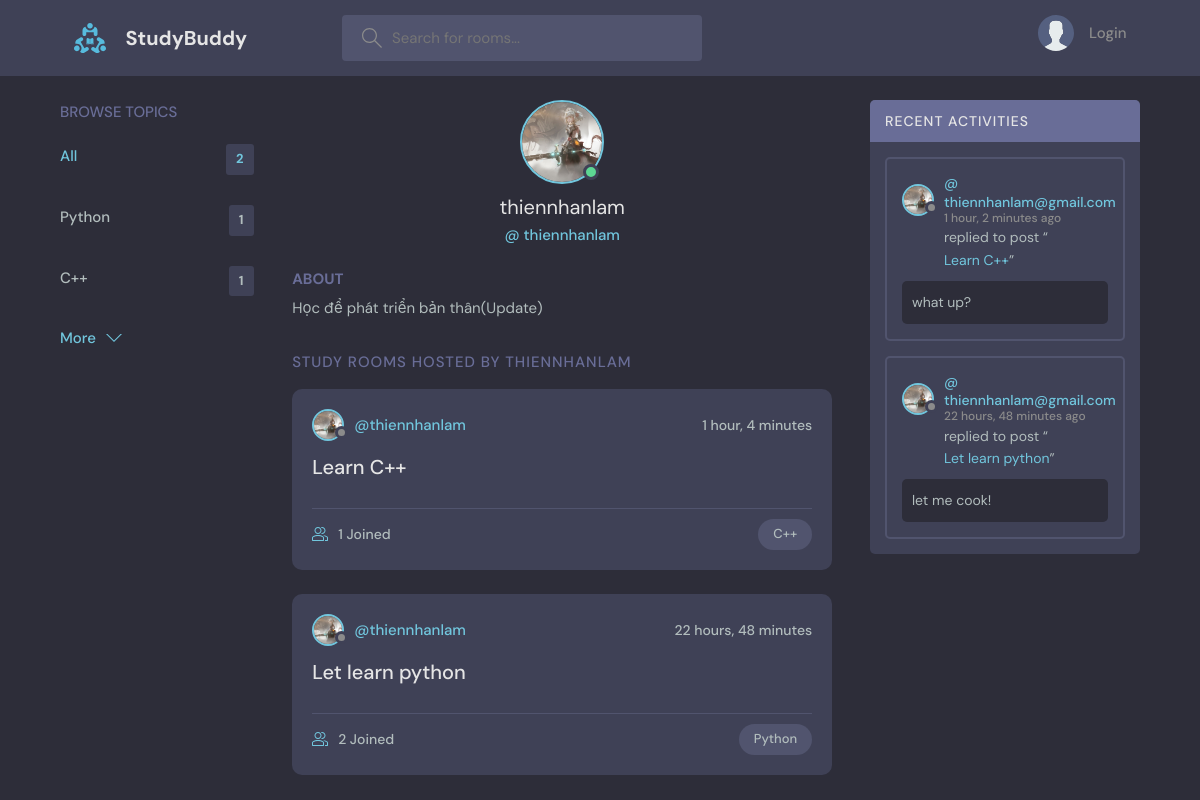
Page /profile/1/ on the committed database.
### base/models.py (models this page shows, shortened)
class Topic(models.Model):
    name = models.CharField(max_length=200)

class User(AbstractUser):
    name = models.CharField(max_length=200, null=True)
    email = models.EmailField(unique=True, null=True)
    bio = models.TextField(null=True)
    avatar= models.ImageField(null=True, default="avatar.svg")
    USERNAME_FIELD = 'email'
    REQUIRED_FIELDS = []

class Room(models.Model):
    host = models.ForeignKey(User, on_delete= models.SET_NULL, null=True)
    topic = models.ForeignKey(Topic, on_delete= models.SET_NULL, null=True)
    name = models.CharField(max_length=200)
    description = models.TextField(null=True, blank=True)
    participants = models.ManyToManyField(
        User, related_name='participants', blank=True)
    updated = models.DateTimeField(auto_now=True)
    created = models.DateTimeField(auto_now_add=True)
    class Meta:
        ordering = ['-updated', '-created']
    def __str__(self):
        return self.name

class Message(models.Model):
    user = models.ForeignKey(User, on_delete= models.CASCADE)
    room = models.ForeignKey(Room, on_delete= models.CASCADE)
    body = models.TextField()
    updated = models.DateTimeField(auto_now=True)
    created = models.DateTimeField(auto_now_add=True)
    class Meta:
        ordering = ['-updated', '-created']

### base/views.py (the view)
# urls.py: path('profile/<str:pk>/', views.userProfile, name='user-profile'),
def userProfile(request, pk):
    user = User.objects.get(id=pk)
    rooms = user.room_set.all()
    room_messages = user.message_set.all()
    topics = Topic.objects.all()
    context = {
        'user': user,
        'rooms': rooms,
        'room_messages': room_messages,
        'topics': topics,
    }
    return render(request, 'base/profile.html', context)

### base/templates/base/profile.html (shortened to what this page needs)
{% extends 'main.html' %}
{% block content %}
  <main class="profile-page layout layout--3">
    <div class="container">
      {% include 'base/topics_component.html' %}
      <div class="roomList">
        <div class="profile">
          <div class="profile__avatar">
            <div class="avatar avatar--large active">
              <img src="{{user.avatar.url}}" />
            </div>
          </div>
          <div class="profile__info">
            <h3>{{user.username}}</h3>
            <p>@ {{user.username}}</p>
          </div>
          <div class="profile__about">
            <h3>About</h3>
            <p>
              {{user.bio}}
            </p>
          </div>
        </div>
        <div class="roomList__header">
          <div>
            <h2>Study Rooms Hosted by {{user.username}}</a>
            </h2>
          </div>
        </div>
        {% include 'base/feed_component.html' %}
      </div>
      {% include 'base/activity_component.html' %}
    </div>
  </main>
{% endblock content %}

### templates/main.html (shortened to what this page needs)
<!DOCTYPE html>
{% load static %}
<html lang="en">
  <head>
    <link rel="stylesheet" href="{% static 'styles/style.css' %}" />
  </head>
  <body>
    {% include 'navbar.html' %}
    {% block content %}
    {% endblock %}
  </body>
</html>

### templates/navbar.html (shortened to what this page needs)
{% load static %}
<header class="header header--loggedIn">
    <div class="container">
      <a href="{% url 'home' %}" class="header__logo">
        <img src="{% static 'images/logo.svg' %}" />
        <h1>StudyBuddy</h1>
      </a>
      <form class="header__search" method="GET" action="{% url 'home' %}">
        <label>
          <input name="q" placeholder="Search for rooms..." />
        </label>
      </form>
      <nav class="header__menu">
        {% if request.user.is_authenticated %}
        <div class="header__user">
          <a href="{% url 'user-profile' request.user.id %}">
            <div class="avatar avatar--medium active">
              <img src="{{request.user.avatar.url}}" />
            </div>
            <p>{{request.user.username}} <span>@ {{request.user.username}}</span></p>
          </a>
          <button class="dropdown-button">
            <svg version="1.1" xmlns="http://www.w3.org/2000/svg" width="32" height="32" viewBox="0 0 32 32">
              <title>chevron-down</title>
              <path d="M16 21l-13-13h-3l16 16 16-16h-3l-13 13z"></path>
            </svg>
          </button>
        </div>
        {% else %}
        <a href="{% url 'login' %}">
            <img src="{% static 'images/avatar.svg' %}" />
            <p>Login</p>
        </a>
        {% endif %}
      </nav>
    </div>
  </header>

### base/templates/base/topics_component.html
<div class="topics">
    <div class="topics__header">
      <h2>Browse Topics</h2>
    </div>
    <ul class="topics__list">
      <li>
        <a href="{% url 'home' %}" class="active">All <span>{{ topics.count }}</span></a>
      </li>
      {% for topic in topics %}
      <li>
        <a href="{% url 'home' %}?q={{topic.name}}">{{ topic.name }} <span>{{ topic.room_set.all.count }}</span></a>
      </li>
      {% endfor %}
    </ul>
    <a class="btn btn--link" href="{% url 'topics' %}">
      More
      <svg version="1.1" xmlns="http://www.w3.org/2000/svg" width="32" height="32" viewBox="0 0 32 32">
        <title>chevron-down</title>
        <path d="M16 21l-13-13h-3l16 16 16-16h-3l-13 13z"></path>
      </svg>
    </a>
  </div>

### base/templates/base/feed_component.html (shortened to what this page needs)
{% for room in rooms %}
<div class="roomListRoom">
    <div class="roomListRoom__header">
      <a href="{% url 'user-profile' room.host.id %}" class="roomListRoom__author">
        <div class="avatar avatar--small">
          <img src="{{room.host.avatar.url}}" />
        </div>
        <span>@{{room.host.username}}</span>
      </a>
      <div class="roomListRoom__actions">
        <span>{{room.created|timesince}}</span>
      </div>
    </div>
    <div class="roomListRoom__content">
      <a href="{% url 'room' room.id %}">{{room.name}}</a>
    </div>
    <div class="roomListRoom__meta">
      <a href="{% url 'room' room.id %}" class="roomListRoom__joined">
        {{room.participants.all.count}} Joined
      </a>
      <p class="roomListRoom__topic">{{room.topic.name}}</p>
    </div>
  </div>
{% endfor %}

### base/templates/base/activity_component.html (shortened to what this page needs)
<div class="activities">
    <div class="activities__header">
      <h2>Recent Activities</h2>
    </div>
    {% for message in room_messages %}
    <div class="activities__box">
      <div class="activities__boxHeader roomListRoom__header">
        <a href="{% url 'user-profile' message.user.id %}" class="roomListRoom__author">
          <div class="avatar avatar--small">
            <img src="{{message.user.avatar.url}}" />
          </div>
          <p>
            @ {{message.user}}
            <span>{{message.created|timesince}} ago</span>
          </p>
        </a>
      </div>
      <div class="activities__boxContent">
        <p>replied to post “<a href="{% url 'room' message.room.id %}">{{message.room}}</a>”</p>
        <div class="activities__boxRoomContent">
            {{message.body}}
        </div>
      </div>
    </div>
    {% endfor %}
  </div>

### rows in the picture
Topic: name "Python", room_set.all.count "1"
Topic: name "C++", room_set.all.count "1"
User: avatar (picture), username "thiennhanlam", bio "Học để phát triển bản thân(Update)", username "THIENNHANLAM"
Room: host.avatar (picture), host.username "thiennhanlam", created "1 hour, 4 minutes", name "Learn C++", participants.all.count "1", topic.name "C++"
Room: host.avatar (picture), host.username "thiennhanlam", created "22 hours, 48 minutes", name "Let learn python", participants.all.count "2", topic.name "Python"
Message: user.avatar (picture), user "thiennhanlam@gmail.com", created "1 hour, 2 minutes", room "Learn C++", body "what up?"
Message: user.avatar (picture), user "thiennhanlam@gmail.com", created "22 hours, 48 minutes", room "Let learn python", body "let me cook!"

### other values in the picture
{{ topics.count }} "2"
